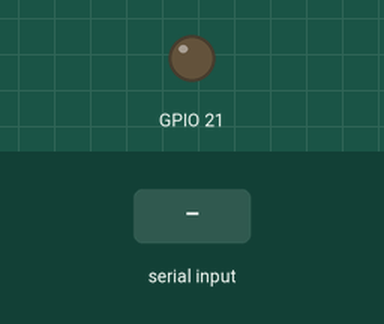
The program below on a simulated Raspberry Pi (BCM pin numbers). Parts: output pins drawn as LEDs (lit = HIGH). Inputs (shaded band) come from the test bench. What the program prints to the terminal is not drawn.

Above: at 1.2 s.
1.3 s: "1" typed at the terminal, then Enter
At 2.2 s:
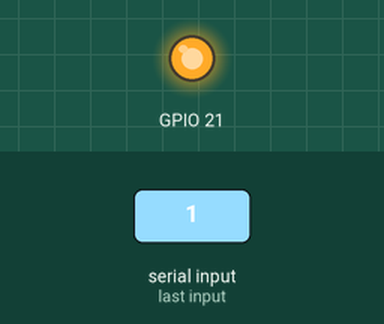
2.8 s: "2" typed at the terminal, then Enter
At 3.3 s:
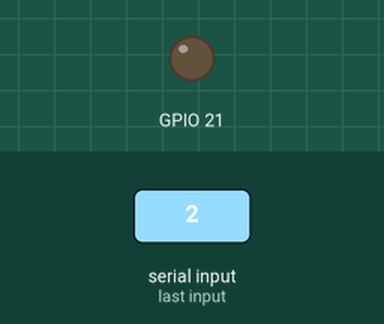
Timing chart, 0 to 5.8 s (numbered marks = the images above; inputs shaded):
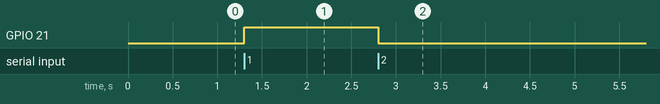

Measured:
- after the input at 1.3 s, GPIO 21: LOW → HIGH at once
- after the input at 2.8 s, GPIO 21: HIGH → LOW at once

The program:

menu.py
```python
#!/usr/bin/python
import RPi.GPIO as GPIO

GPIO_LED = 21

GPIO.setmode(GPIO.BCM)
GPIO.setwarnings(False)

GPIO.setup(GPIO_LED, GPIO.OUT)

while 1:
  print '''Menu:
  1. On
  2. Off
  0. Exit\n'''

  opt =  int(raw_input('Choose an option: '))

  if opt == 1:
    GPIO.output(GPIO_LED, GPIO.HIGH)
  elif opt == 2:
    GPIO.output(GPIO_LED, GPIO.LOW)
  elif opt == 0:
    break

GPIO.cleanup()
```
